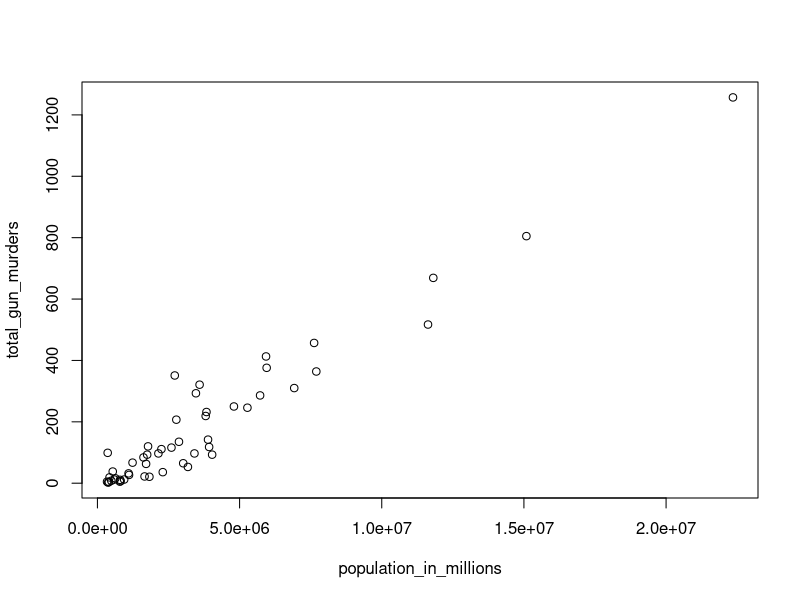
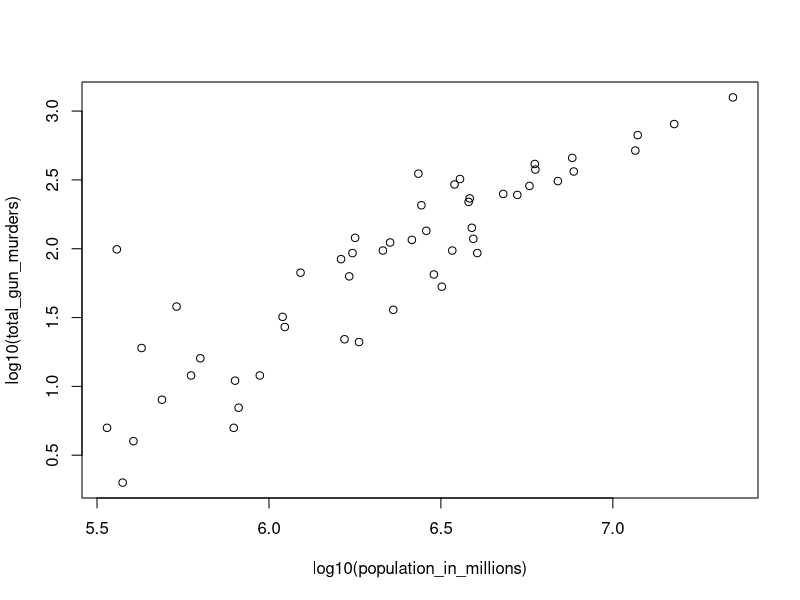
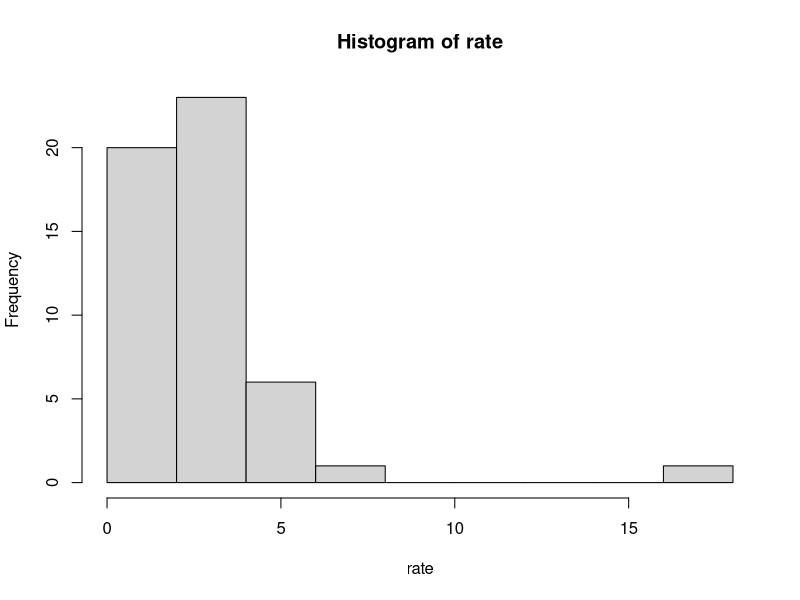
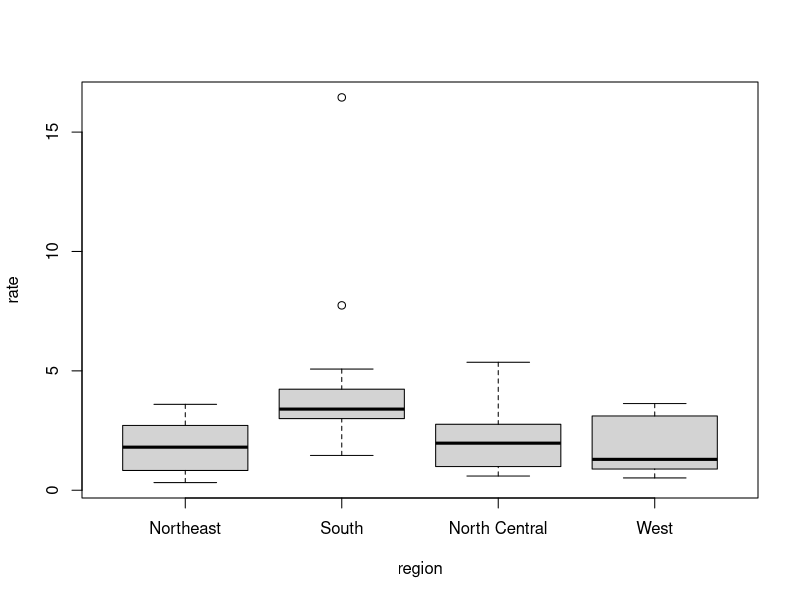

The R source for these figures, in order:
## ---- chunk 1
knitr::opts_chunk$set(echo = TRUE)
## ---- chunk 2
library(dslabs)
data("murders")
## ---- chunk 3
pop <- murders$population
sort(pop)
## ---- chunk 4
pop[51]
## ---- chunk 5
murders$population
## ---- chunk 6
order(murders$population)
## ---- chunk 7
max(order(murders$population))
## ---- chunk 8
i_min <- which.min(murders$population)
i_min
## ---- chunk 9
murders$state[i_min]
## ---- chunk 10
temp <- c(35, 88, 42, 84, 81, 30)
city <- c("Beijing", "Lagos", "Paris", "Rio de Janeiro",
"San Juan", "Toronto")
city_temps <- data.frame(name = city, temperature = temp)
## ---- chunk 11
ranks <- rank(murders$population)
states <- c(murders$state)
my_df <- data.frame(rank = ranks, state = states)
str(my_df)
## ---- chunk 12
ind <- order(my_df$rank)
head(my_df[order(my_df$rank,ind),])
## ---- chunk 13
population_in_millions <- murders$population/10*6
total_gun_murders <- murders$total
plot(population_in_millions, total_gun_murders)
## ---- chunk 14
population_in_millions <- murders$population/10*6
total_gun_murders <- murders$total
plot(log10(population_in_millions), log10(total_gun_murders))
## ---- chunk 15
murders$rate <- with(murders,total/population * 100000)
ind = order(murders$rate)
View(data.frame(state = murders$state[ind], rate = murders$rate))
histogram <- with(murders,hist(rate))
## ---- chunk 16
boxplot(rate~region,data = murders)
